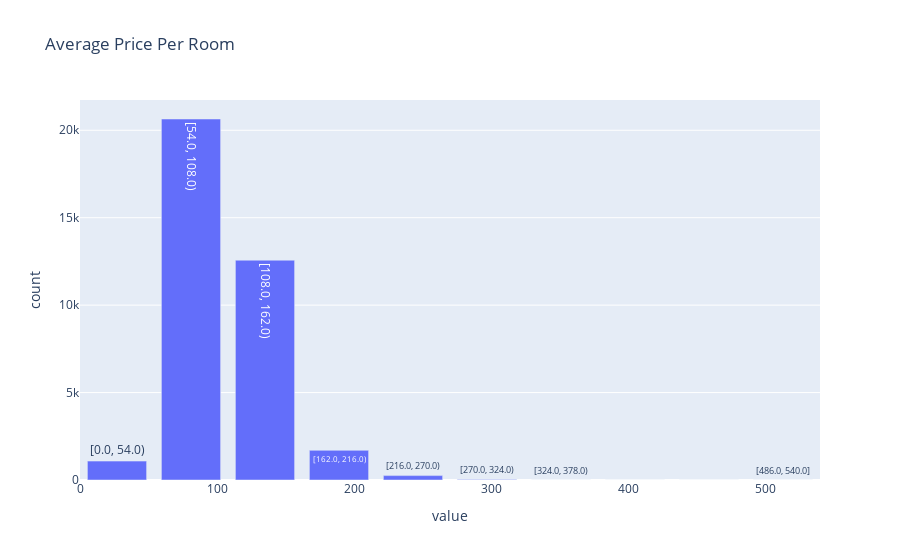

Notebook code cell kept with this figure:
### Code cell
customer_df.plot.hist("avg_price_per_room", title="Average Price Per Room")

### Figure 1 — Plotly figure (JSON) as saved in the notebook; plotly's stock layout.template omitted (floating-point values rounded to 4 significant figures)
{"data": [{"hovertemplate": "variable=avg_price_per_room<br>value=%{text}<br>count=%{y}", "name": "avg_price_per_room", "text": ["[0.0, 54.0)", "[54.0, 108.0)", "[108.0, 162.0)", "[162.0, 216.0)", "[216.0, 270.0)", "[270.0, 324.0)", "[324.0, 378.0)", "[378.0, 432.0)", "[432.0, 486.0)", "[486.0, 540.0]"], "type": "bar", "x": [27, 81, 135, 189, 243, 297, 351, 405, 459, 513], "y": [1081, 20645, 12570, 1697, 251, 26, 4, 0, 0, 1]}], "layout": {"barmode": "stack", "title": {"text": "Average Price Per Room"}, "xaxis": {"title": {"text": "value"}}, "yaxis": {"title": {"text": "count"}}}}
